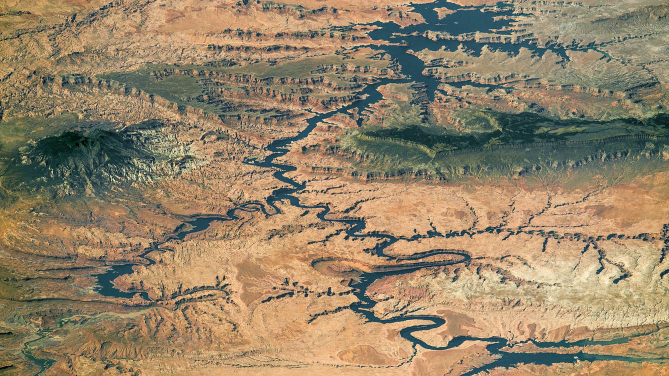
#> input picture Métodos no Supervisados (clustering)/Mapa.jpg, 1338 x 752 px (shown at 1/2 size)
$ jupyter execute --allow-errors 'Métodos no Supervisados (clustering).ipynb'
#> lines starting #> are read from the running program, lines starting #| are printed output that depends on the picture
<center>
<h1> SOLUCIÓN TAREA 17 - Métodos no Supervisados (clustering)
</h1>
<h3>Diego Godoy Rojas & Luis Carlos Diaz </h3>
</center>

Importamos las librerias necesarias para trabajar:

[cell 1]
import numpy as np
from scipy.cluster import vq
import cv2
import matplotlib.pyplot as plt

Cargamos la imagen:

[cell 2]
img=cv2.imread('./Mapa.jpg',0)
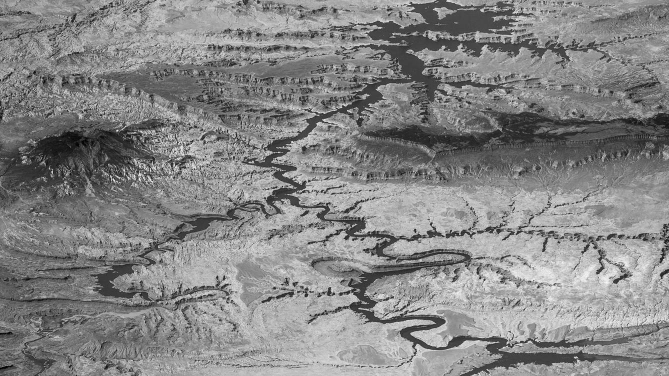
#> img: shape (752, 1338) (shown at 1/2 size); min 0, max 255, mean 133.6
plt.imshow(img, cmap='gray')
plt.show()

Se implementara como una función de OpenCV, el algoritmo de clasificación no supervisado ISODATA, de esta manera empezamos definiendo algunas funciones que nos seran de utilidad:

[cell 3]
def initialize_parameters(parameters=None):
    """
    Función auxiliar para establecer valores por defecto a todos los parámetros que no
    no se les ha dado un valor por parte del usuario.
    """
    parameters = {} if not parameters else parameters

    def safe_pull_value(parameters, key, default):
        return parameters.get(key, default)

    # Numero de Clusters deseados
    K = safe_pull_value(parameters, 'K', 5)

    # maximo de iteraciones
    I = safe_pull_value(parameters, 'I', 100)

    # máximo número de pares de clusters que pueden ser fusionados
    P = safe_pull_value(parameters, 'P', 4)

    # valor umbral para el número mínimo de muestras en cada cluster
    # (descartando clusters)
    THETA_M = safe_pull_value(parameters, 'THETA_M', 10)

    # valor de umbral para la desviación estándar (para la división)
    THETA_S = safe_pull_value(parameters, 'THETA_S', 1)
    # valor de umbral para las distancias entre pares (para la fusión)
    THETA_C = safe_pull_value(parameters, 'THETA_C', 20)

    #porcentaje de cambio en los clusters entre cada iteración
    #(para detener el algoritmo)
    THETA_O = 0.05

    #puede utilizar cualquiera de los dos fijos o aleatorios
    #número de conglomerados iniciales
    #k = np.random.randint(1, K)
    k = safe_pull_value(parameters, 'k', K)

    ret = locals()
    ret.pop('safe_pull_value')
    ret.pop('parameters')
    globals().update(ret)

[cell 4]
# [15 lines left out: function quit_low_change_in_clusters, not called in this run]

[cell 5]
# [49 lines left out: function merge_clusters, not called in this run]

[cell 6]
# [20 lines left out: function compute_pairwise_distances, not called in this run]

[cell 7]
# [51 lines left out: function split_clusters, not called in this run]

[cell 8]
# [17 lines left out: function compute_overall_distance, not called in this run]

[cell 9]
# [18 lines left out: function compute_avg_distance, not called in this run]

[cell 10]
# [30 lines left out: function discard_clusters, not called in this run]

[cell 11]
# [29 lines left out: function update_clusters, not called in this run]

#> (a cell that did not finish here is left out)

[cell 13]
# [16 lines left out: function sort_arrays_by_first, not called in this run]

[cell 14]
def isodata_classification(img, parameters=None):
    """
    Clasifica un numpy 'img' usando el algoritmo Isodata.
    Parámetros: un diccionario con las siguientes claves.
            - img: un array numpy de entrada que contiene la imagen a clasificar.
            - parámetros: un diccionario con los valores iniciales.
              Si no se especifica 'parameters', el algoritmo utiliza los valores por defecto
              los.
                  + número de clusters deseados.
                    K = 15
                  + número máximo de iteraciones.
                    I = 100
                  + número máximo de pares de clusters que pueden ser ,ergidos.
                    P = 2
                  + valor de umbral para el número mínimo en cada cluster.
                    THETA_M = 10
                  + valor del umbral para la desviación estándar (para la división).
                    THETA_S = 0.1
                  + valor del umbral para las distancias entre pares (para la fusión).
                    THETA_C = 2
                  + valor umbral de cambio de los clusters entre cada iter.
                    THETA_O = 0,01
        Nota: si algunos (o todos) los parámetros no se proporcionan, se utilizarán los valores por defecto.
              se utilizarán los valores por defecto.
    Devuelve:
            - img_class: un array numpy con la clasificación.
    """
    global K, I, P, THETA_M, THETA_S, THEHTA_C, THETA_O, k
    initialize_parameters(parameters)

    N, M = img.shape # para la remodelación al final
#> N = 752; M = 1338
    img_flat = img.flatten()
    clusters_list = np.arange(k)  # número de clusters disponibles

    print("Isodata(info): Starting algorithm with %s classes" % k)
    centers = initial_clusters(img_flat, k, "linspace")

    for iter in range(0, I):
        last_centers = centers.copy()
        #asignar cada una de las muestras al centro de cluster más cercano
        img_class_flat, dists = vq.vq(img_flat, centers)

        centers, clusters_list = discard_clusters(img_class_flat,
                                                  centers, clusters_list)
        centers, clusters_list = update_clusters(img_flat,
                                                 img_class_flat,
                                                 centers, clusters_list)
        k = centers.size

        if k <= (K / 2.0):  # muy pocos clusters => dividir clusters
            centers, clusters_list = split_clusters(img_flat, img_class_flat,
                                                    centers, clusters_list)

        elif k > (K * 2.0):  # demasiados clusters => fusionar clusters
            centers, clusters_list = merge_clusters(img_class_flat, centers,
                                                    clusters_list)
        else:  # nor split or merge are needed
            pass

        k = centers.size
        if quit_low_change_in_clusters(centers, last_centers, iter):
            break

    print("Isodata(info): Finished with %s classes" % k)
    print("Isodata(info): Number of Iterations: %s" % (iter + 1))

    return img_class_flat.reshape(N, M)

[cell 15]
# [26 lines left out: function equalize_histogram, not called in this run]

[cell 16]
# [16 lines left out: function equalization_using_histogram, not called in this run]

Una vez establecido el algoritmo ISODATA y las funciones procedemos a probar con dos imágenes:

[cell 17]
#Establecemos los parametros
params = {"K": 2, "I" : 100, "P" : 2, "THETA_M" : 10, "THETA_S" : 0.1,
          "THETA_C" : 2, "THETA_O" : 0.01}

# Corremos el Isodata con la imagen cargada
#> (the rest of this cell did not finish here and is left out)

Para distintas cantidades de clusters:

[cell 18]
resultados=[]
#> (the rest of this cell did not finish here and is left out)

[cell 19]
plt.figure(1,figsize=(15,10))
plt.subplot(331).imshow(img,cmap='gray')
plt.title('Imagen original')
#> (the rest of this cell did not finish here and is left out)

[cell 20]
resultados=[]
img2=cv2.imread('./Personas.jpg',0)
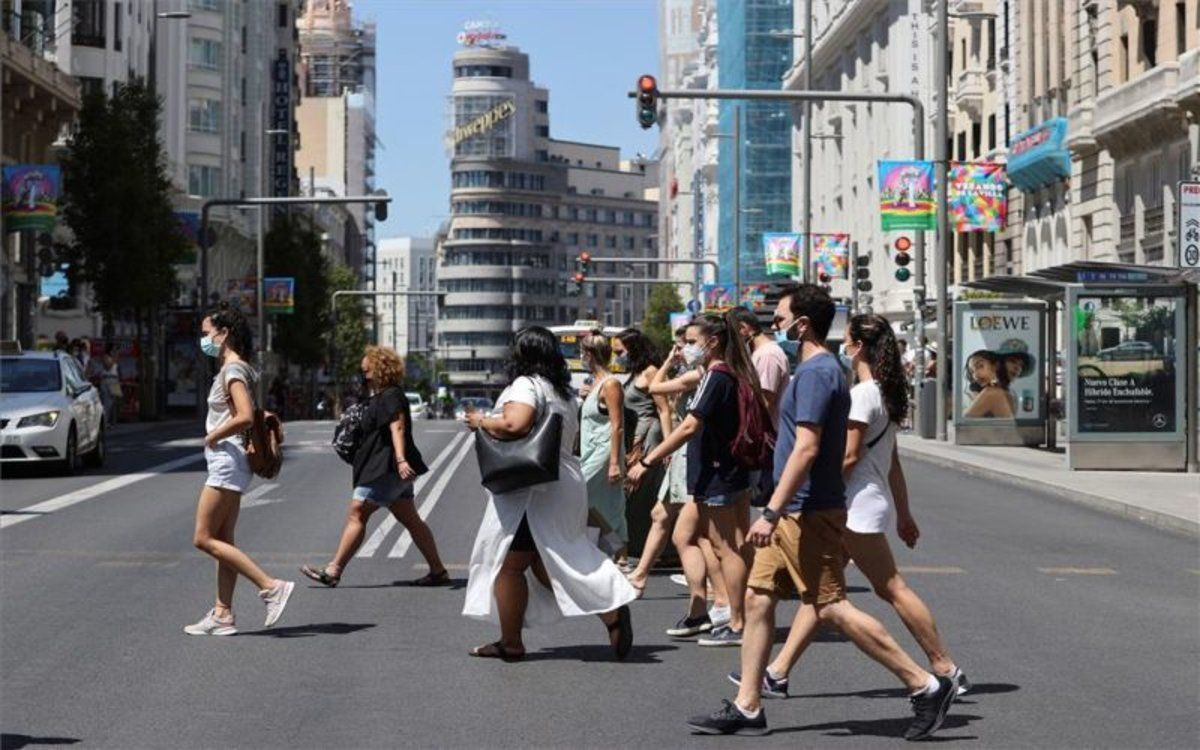
#> input picture Métodos no Supervisados (clustering)/Personas.jpg, 1200 x 750 px
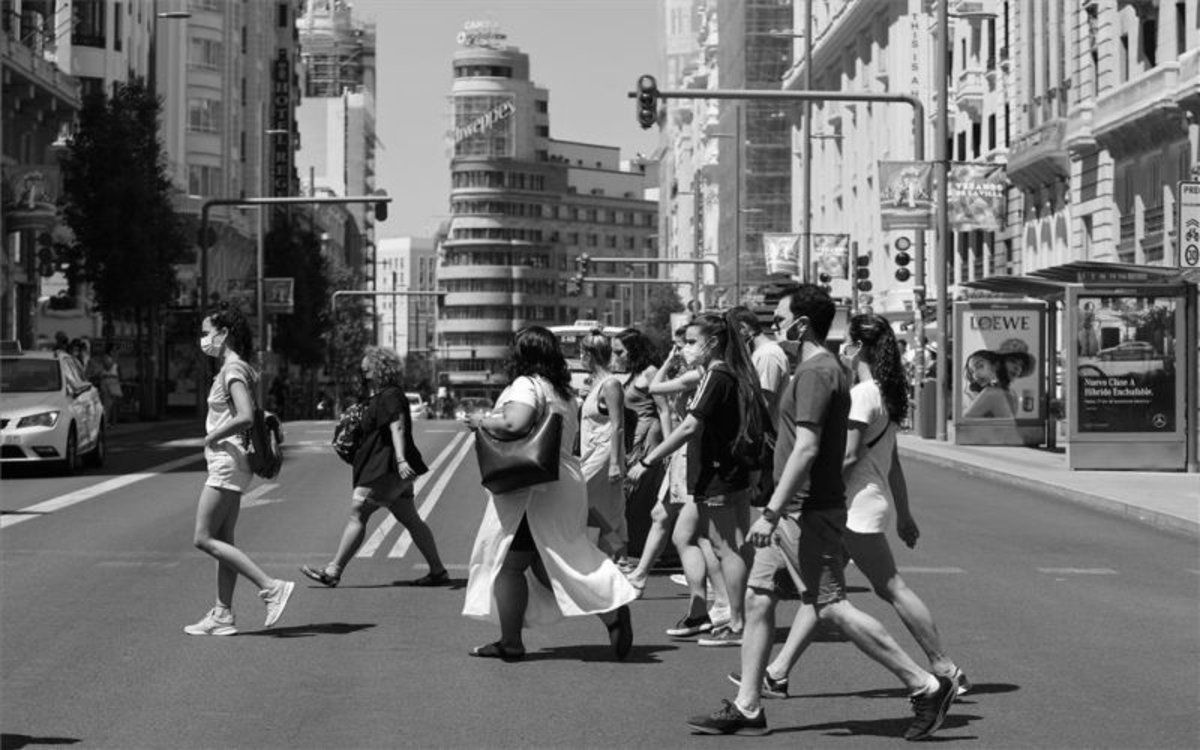
#> img2: shape (750, 1200); min 0, max 255, mean 109.5
#> (the rest of this cell did not finish here and is left out)
